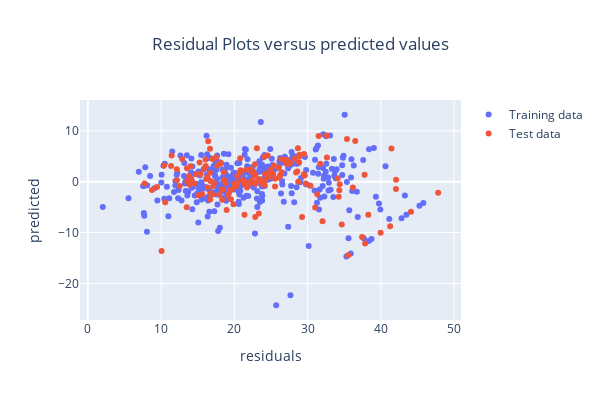

Write notebook code for a chart like this one.
### Code cell
# 잔차에 대한 Plot 구하기

# 추정된 휘귀모형을 Train Data와 Test Data에 적용하여 잔차를 구함
# 파란색 : Train Data의 잔차 / 빨간색 : Test Data의 잔차

y_train_pred = mlr.predict(X_train)
y_test_pred = mlr.predict(X_test)

import plotly.graph_objects as go
fig = go.Figure()
fig.add_trace(go.Scatter(x=y_train_pred, y=y_train_pred-y_train, mode='markers', name='Training data'))
fig.add_trace(go.Scatter(x=y_test_pred, y=y_test_pred-y_test, mode='markers', name='Test data'))
fig.update_layout(width=600, height=400, title_text='Residual Plots versus predicted values', title_x=0.5)
fig.update_xaxes(title_text='residuals')
fig.update_yaxes(title_text='predicted')
fig.show()

### Figure 1 — Plotly figure (JSON) as saved in the notebook; plotly's stock layout.template omitted (floating-point values rounded to 4 significant figures; data arrays with more than 128 entries replaced by an {"elided": "..."} marker saying what was removed)
{"data": [{"mode": "markers", "name": "Training data", "type": "scatter", "x": {"elided": "354 float values"}, "y": {"elided": "354 float values"}}, {"mode": "markers", "name": "Test data", "type": "scatter", "x": {"elided": "152 float values"}, "y": {"elided": "152 float values"}}], "layout": {"height": 400, "title": {"text": "Residual Plots versus predicted values", "x": 0.5}, "width": 600, "xaxis": {"title": {"text": "residuals"}}, "yaxis": {"title": {"text": "predicted"}}}}
